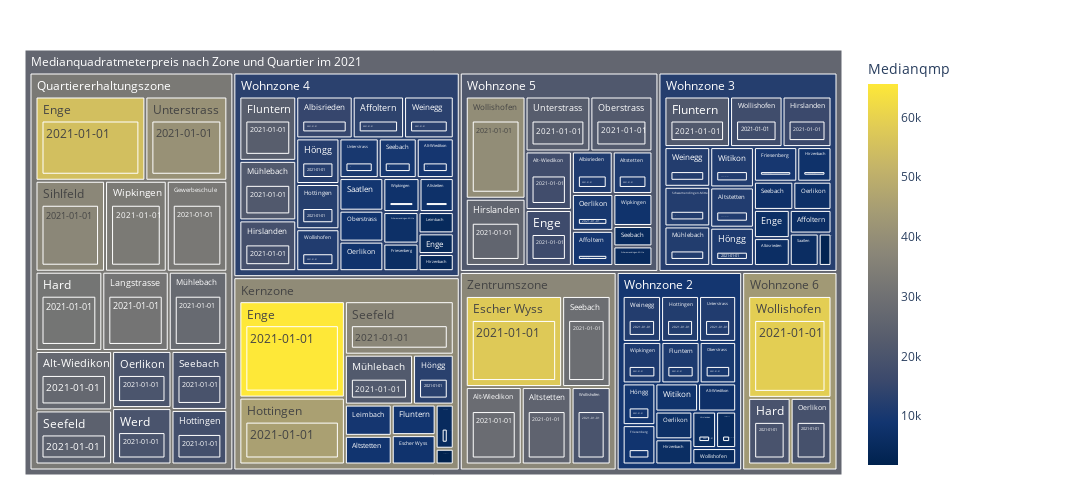

Here is the notebook cell this chart was saved with:
### Code cell
fig = px.treemap(data2betested.loc["2021"].query('Quartier_Nummer > 20').reset_index()
                 , path=[px.Constant("Medianquadratmeterpreis nach Zone und Quartier im 2021")
                         ,'Zonenart','Quartier_Name','Jahr']
                 , values='Medianqmp'
                 , color='Medianqmp'               
                 #, color_discrete_map={'(?)':'lightgrey','EVP':'gold', 'SP':'#FF3030', 'PdA':'#EE3B3B', 'Grüne':'#A2CD5A','GLP':'#CAFF70','Die Mitte':'orange','FDP':'#104E8B','AL':'deeppink','SVP':'forestgreen', 'FL ZÜRI':'#8B864E','Volt':'#lightblue' }                
                 ## bei continuous scales (bei Zahlenwerten):
                 ,color_continuous_scale='cividis'
                 ,height=500 , width=1100                 
                )
fig.update_traces(root_color="grey")
fig.update_layout(margin = dict(t=50, l=25, r=250, b=25))
fig.show()

### Figure 1 — Plotly figure (JSON) as saved in the notebook; plotly's stock layout.template omitted (floating-point values rounded to 4 significant figures; data arrays with more than 128 entries replaced by an {"elided": "..."} marker saying what was removed)
{"data": [{"branchvalues": "total", "customdata": {"elided": "211x1 float values"}, "domain": {"x": [0, 1], "y": [0, 1]}, "hovertemplate": "labels=%{label}<br>Medianqmp_sum=%{value}<br>parent=%{parent}<br>id=%{id}<br>Medianqmp=%{color}<extra></extra>", "ids": {"elided": "211 str values"}, "labels": {"elided": "211 str values"}, "marker": {"coloraxis": "coloraxis", "colors": {"elided": "211 float values"}}, "name": "", "parents": {"elided": "211 str values"}, "root": {"color": "grey"}, "type": "treemap", "values": {"elided": "211 int values"}}], "layout": {"coloraxis": {"colorbar": {"title": {"text": "Medianqmp"}}, "colorscale": [[0, "#00224e"], [0.1111, "#123570"], [0.2222, "#3b496c"], [0.3333, "#575d6d"], [0.4444, "#707173"], [0.5556, "#8a8678"], [0.6667, "#a59c74"], [0.7778, "#c3b369"], [0.8889, "#e1cc55"], [1, "#fee838"]]}, "height": 500, "legend": {"tracegroupgap": 0}, "margin": {"b": 25, "l": 25, "r": 250, "t": 50}, "width": 1100}}
